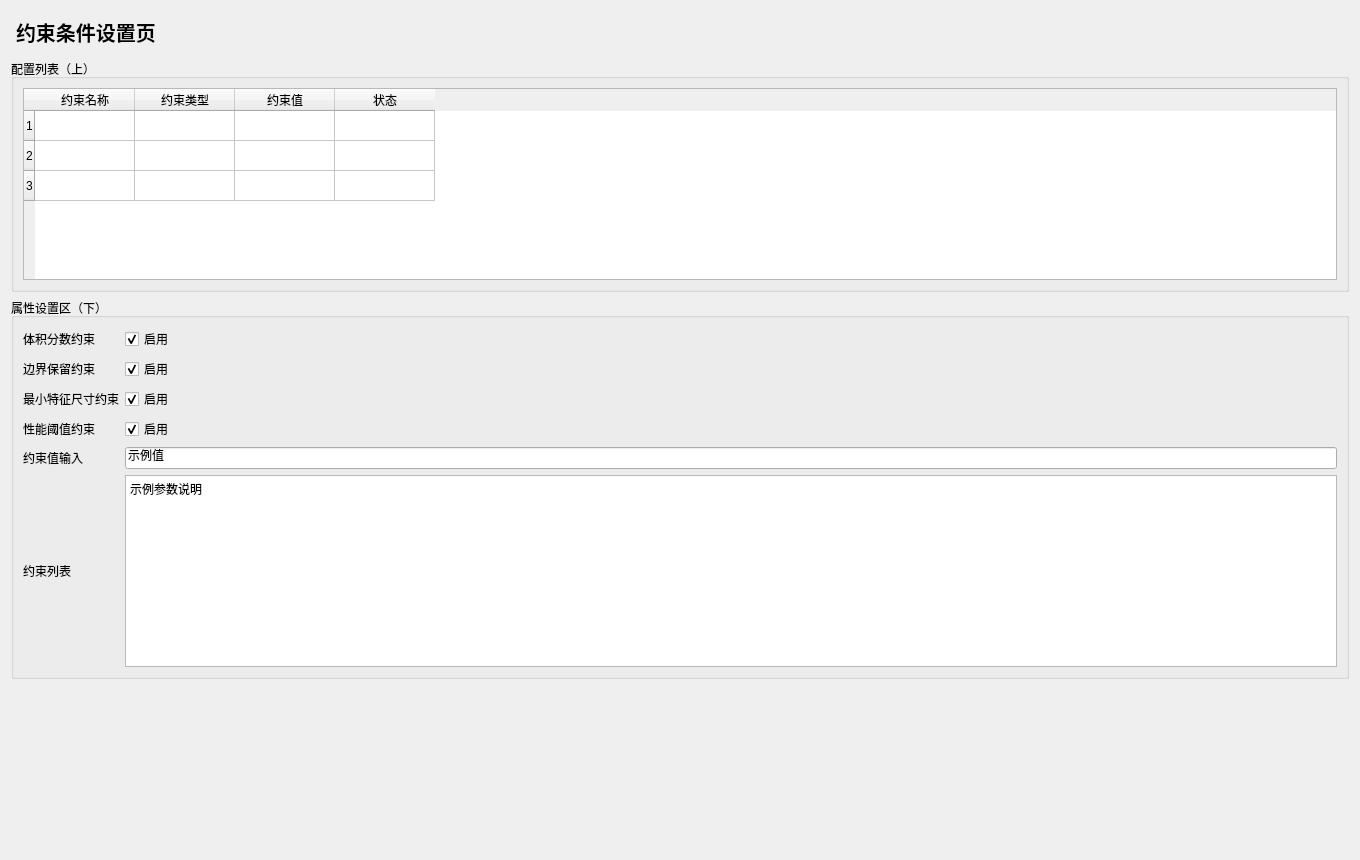
<?xml version="1.0" encoding="UTF-8"?>
<ui version="4.0">
 <class>TopologyConstraintPage</class>
 <widget class="QWidget" name="TopologyConstraintPage">
  <property name="geometry"><rect><x>0</x><y>0</y><width>1360</width><height>860</height></rect></property>
  <layout class="QVBoxLayout" name="rootLayout">
   <item><widget class="QLabel" name="titleLabel"><property name="styleSheet"><string notr="true">font-size:20px;font-weight:700;padding:6px 0;</string></property><property name="text"><string>约束条件设置页</string></property></widget></item>
   <item>
    <widget class="QGroupBox" name="listGroup"><property name="title"><string>配置列表（上）</string></property>
     <layout class="QVBoxLayout" name="listLayout">
      <item><widget class="QTableWidget" name="configTable"><property name="rowCount"><number>3</number></property><property name="columnCount"><number>4</number></property>
          <column><property name="text"><string>约束名称</string></property></column>
          <column><property name="text"><string>约束类型</string></property></column>
          <column><property name="text"><string>约束值</string></property></column>
          <column><property name="text"><string>状态</string></property></column>
      </widget></item>
     </layout>
    </widget>
   </item>
   <item>
    <widget class="QGroupBox" name="propertyGroup"><property name="title"><string>属性设置区（下）</string></property>
     <layout class="QGridLayout" name="propertyLayout">
            <item row="0" column="0"><widget class="QLabel" name="f1Label"><property name="text"><string>体积分数约束</string></property></widget></item>
            <item row="0" column="1"><widget class="QCheckBox" name="f1Check1"><property name="text"><string>启用</string></property><property name="checked"><bool>true</bool></property></widget></item>
            <item row="1" column="0"><widget class="QLabel" name="f2Label"><property name="text"><string>边界保留约束</string></property></widget></item>
            <item row="1" column="1"><widget class="QCheckBox" name="f2Check2"><property name="text"><string>启用</string></property><property name="checked"><bool>true</bool></property></widget></item>
            <item row="2" column="0"><widget class="QLabel" name="f3Label"><property name="text"><string>最小特征尺寸约束</string></property></widget></item>
            <item row="2" column="1"><widget class="QCheckBox" name="f3Check3"><property name="text"><string>启用</string></property><property name="checked"><bool>true</bool></property></widget></item>
            <item row="3" column="0"><widget class="QLabel" name="f4Label"><property name="text"><string>性能阈值约束</string></property></widget></item>
            <item row="3" column="1"><widget class="QCheckBox" name="f4Check4"><property name="text"><string>启用</string></property><property name="checked"><bool>true</bool></property></widget></item>
            <item row="4" column="0"><widget class="QLabel" name="f5Label"><property name="text"><string>约束值输入</string></property></widget></item>
            <item row="4" column="1"><widget class="QLineEdit" name="f5Line5"><property name="text"><string>示例值</string></property></widget></item>
            <item row="5" column="0"><widget class="QLabel" name="f6Label"><property name="text"><string>约束列表</string></property></widget></item>
            <item row="5" column="1"><widget class="QPlainTextEdit" name="f6Text6"><property name="plainText"><string>示例参数说明</string></property><property name="maximumHeight"><number>70</number></property></widget></item>
     </layout>
    </widget>
   </item>
   <item>
    <spacer name="verticalSpacer">
     <property name="orientation"><enum>Qt::Vertical</enum></property>
     <property name="sizeHint" stdset="0"><size><width>20</width><height>40</height></size></property>
    </spacer>
   </item>
  </layout>
 </widget>
 <resources/>
 <connections/>
</ui>
